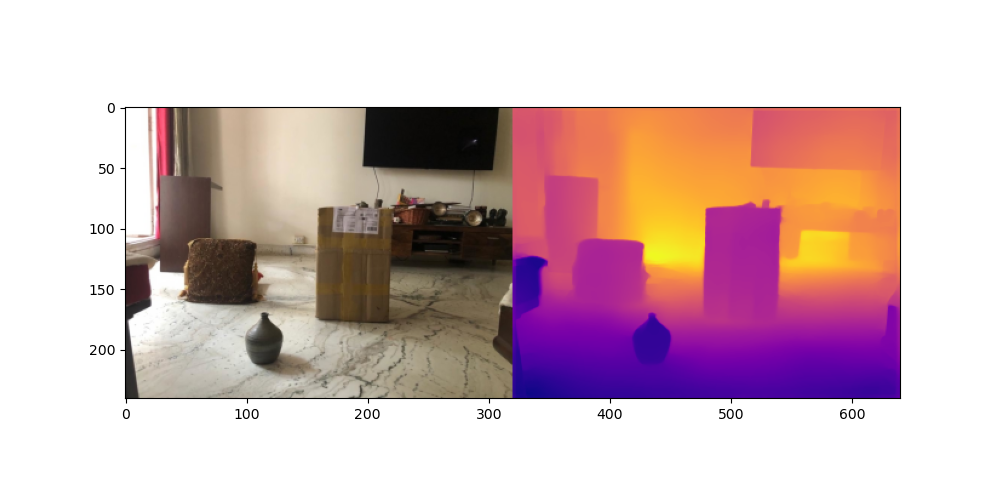

The script that saved this image:
import os
import glob
import argparse
import matplotlib

os.environ['TF_CPP_MIN_LOG_LEVEL'] = '5'
os.environ["CUDA_VISIBLE_DEVICES"] = "0"

import tensorflow as tf
gpus = tf.config.experimental.list_physical_devices('GPU')
#tf.config.experimental.set_memory_growth(gpus[0], True)

import model as depth_estimate_model
from tensorflow.keras.models import load_model
from utils import predict, load_images, display_images,save_images
from matplotlib import pyplot as plt

# Argument Parser
parser = argparse.ArgumentParser(description='High Quality Monocular Depth Estimation via Transfer Learning')
parser.add_argument('--model', default='nyu.h5', type=str, help='Trained Keras model file.')
parser.add_argument('--input', default='examples/*.png', type=str, help='Input filename or folder.')
args = parser.parse_args()

# Custom object needed for inference and training
custom_objects = {'depth_loss_function': None}

print('Loading model...')

# Load model into GPU / CPU
model = depth_estimate_model.DepthEstimate()
model_weights = 'F:/Work/Work/Outdu Internship/nyu_depth_v2_dataset/src/models/1596012197-n25344-e25-bs2-lr0.0001-densedepth_nyu/weights.23-0.12.ckpt'
model.load_weights(model_weights)
print('Model weights loaded from path - ', model_weights)

# Input images
input_path = 'F:/Work/Work/Outdu Internship/nyu_depth_v2_dataset/test_image/*.png'
inputs = load_images( glob.glob(input_path) )
print('\nLoaded ({0}) images of size {1}.'.format(inputs.shape[0], inputs.shape[1:]))

# Compute results
outputs = predict(model, inputs)

#Save results
save_images('test_depth.png',outputs.copy(),is_rescale=False) #set is_rescale to True to save heat map


#matplotlib problem on ubuntu terminal fix
#matplotlib.use('TkAgg')   

# Display results
viz = display_images(outputs.copy(), inputs.copy())
plt.figure(figsize=(10,5))
plt.imshow(viz)
plt.savefig('test.png')
plt.show()
